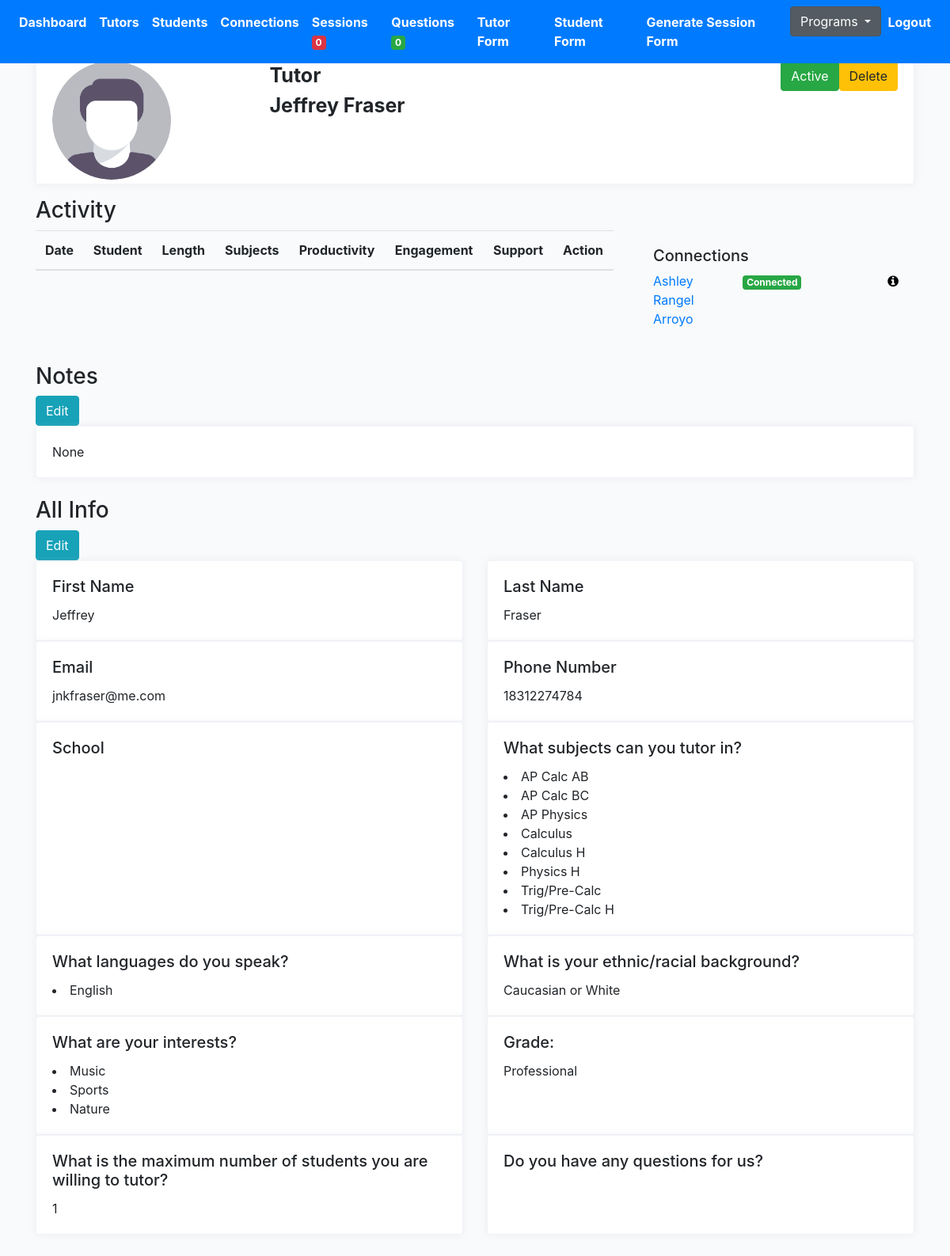
/tutoring/jeffrey-fraser-6319087b/profile-detail (signed in), run on the app's committed database.
### profiles/models.py (models this page shows, shortened)
class Profile(models.Model):
    role = models.CharField(max_length=200, choices=ROLE_CHOICES_PROFILE, null=True)
    avatar = models.ImageField(default='avatar.png', upload_to='avatars/')
    first_name = models.CharField(max_length=200, blank=True)
    last_name = models.CharField(max_length=200, blank=True)
    email = models.EmailField(max_length=200, blank=True)
    student_grade = models.CharField(null=True, blank=True, max_length=200, choices=STUDENT_GRADE_CHOICES)
    grade = models.CharField(null=True, blank=True, max_length=200, choices=GRADE_CHOICES)
    academic_advisor = models.ForeignKey(Academicadvisor, null=True, blank=True, on_delete=models.CASCADE, related_name='academic_advisor')
    academic_advisor_email = models.EmailField(max_length=200, blank=True)
    subjects = models.ManyToManyField(Subject, blank=True, related_name='subjects')
    school = models.CharField(max_length=200, blank=True)
    friends = models.ManyToManyField("self", blank=True, related_name='testfriends')
    updated = models.DateTimeField(auto_now=True)
    created = models.DateTimeField(auto_now_add=True)
    slug = models.SlugField(unique=True, blank=True)
    flag = models.BooleanField(default=False)
    parent1_first_name = models.CharField(max_length=200, blank=True)
    parent1_last_name = models.CharField(max_length=200, blank=True)
    parent1_phone = models.CharField(max_length=200, blank=True)
    parent1_email = models.EmailField(max_length=200, blank=True)
    student_capacity = models.IntegerField(null=True, blank=True)
    phone = models.CharField(max_length=200, blank=True)
    question = models.TextField(null=True, blank=True, max_length=1000)
    languages = models.ManyToManyField(Language, blank=True, related_name='subjects')
    comfortable_share_phone = models.BooleanField(default=False)
    permission_share_grade = models.BooleanField(default=False)
    optional_school_loop_profile_link = models.TextField(null=True, blank=True, max_length=500)
    optional_school_loop_username = models.TextField(null=True, blank=True, max_length=500)
    optional_school_loop_password = models.TextField(null=True, blank=True, max_length=500)
    parent_languages = models.CharField(null=True, blank=True, max_length=200, choices=LANGUAGE_CHOICES)
    age = models.IntegerField(null=True, blank=True)
    ethnic = models.CharField(null=True, blank=True, max_length=200, choices=ETHNIC_CHOICES)
    note = models.TextField(null=True, blank=True, max_length=1000)
    interest = models.ManyToManyField(Interest, blank=True, related_name='interest')
    check = models.CharField(null=True, blank=True, max_length=200, choices=YES_NO)
    status = models.CharField(null=True, blank=True, max_length=200, choices=PROFILE_STATUS, default='active')
    connect_virtual = models.BooleanField(default=False)
    def get_absolute_url(self):
        return reverse("profiles:profile-detail-view", kwargs={"slug": self.slug})
    def get_subjects(self):
        return self.subjects.all()
    def get_languages(self):
        return self.languages.all()
    def get_tutor_connections(self):
        return self.tutor.filter()
    def get_interests(self):
        return self.interest.all()
    __initial_first_name = None
    __initial_last_name = None
    def __init__(self, *args, **kwargs):
        super().__init__(*args, **kwargs)
        self.__initial_first_name = self.first_name
        self.__initial_last_name = self.last_name

class Connection(models.Model):
    created = models.DateTimeField(auto_now_add=True)
    student = models.ForeignKey(Profile, on_delete=models.CASCADE, related_name='student')
    tutor = models.ForeignKey(Profile, on_delete=models.CASCADE, related_name='tutor')
    status = models.CharField(max_length=200, choices=STATUS_CHOICES)
    updated = models.DateTimeField(auto_now=True)
    flag = models.BooleanField(default=False)
    note = models.TextField(null=True, blank=True, max_length=1000)
    def get_absolute_url(self):
        return reverse("profiles:connection-detail-view", kwargs={"pk": self.pk})

class Subject(models.Model):
    name = models.CharField(max_length=200, blank=True)
    def __str__(self):
        return self.name

class Language(models.Model):
    name = models.CharField(max_length=200, blank=True)
    def __str__(self):
        return self.name

class Interest(models.Model):
    name = models.CharField(max_length=200, blank=True)
    def __str__(self):
        return self.name

### profiles/views.py (the view)
# urls.py: path('<slug>/profile-detail', ProfileDetailView.as_view(), name='profile-detail-view'),
@method_decorator(login_required, name='dispatch')
@method_decorator(allowed_users(allowed_roles=['tutor', 'admin']), name='dispatch')
class ProfileDetailView(DetailView):
    model = Profile
    template_name = 'tutor/profile-detail.html'
    def get_object(self):
        slug = self.kwargs.get('slug')
        profile = Profile.objects.get(slug=slug)
        return profile
    def get_context_data(self, **kwargs):
        context = super().get_context_data(**kwargs)
        slug = self.kwargs.get('slug')
        profile = Profile.objects.get(slug=slug)
        sessions = Session.objects.filter(submit_status=True).filter(Q(connection__tutor=profile) | Q(connection__student=profile))
        sessions_ = []
        for item in sessions:
            sessions_.append(item)
        context["sessions"] = sessions_
        return context

### templates/tutor/profile-detail.html (shortened to what this page needs)
{% extends 'base.html' %}
{% load static %}
{% block stylesheet %}{% static '/css/profile.css' %}{% endblock %}
{% block content %}
<div class="profile-page tx-13">
    <div class="row">
        <div class="col-12 grid-margin">
            <div class="profile-header">
                <div class="header-links">
                    <div class="container header">
                        <div class="row">
                            <div class="col-3 name-btn">
                                <img class="profile-pic" src="{{profile.avatar.url}}" alt="profile">
                            </div>
                            <div class="col-3">
                                <div style="font-size:25px; font-weight:bold" class="profile-name">
                                    {{profile.role|title }}</div>
                                <div style="font-size:25px; font-weight:bold" class="profile-name">
                                    {{profile.first_name}}
                                    {{profile.last_name}}</div>
                            </div>
                            <div class="col-3">
                            </div>
                            <div class="col-3">
                                {% if profile.role == 'tutor' %}
                                <a href="{% url 'profiles:tutor-profile-delete' profile.id %}"><button type="submit"
                                        class="btn btn-warning pull-right">Delete</button></a>
                                    {% else %}
                                    <a href="{% url 'profiles:student-profile-delete' profile.id %}"><button
                                            type="submit" class="btn btn-warning pull-right">Delete</button></a>
                                        {% endif %}
                                        <form action="{% url 'profiles:change-status-tutor' %}" method="POST"
                                            class='status-form' id='{{profile.id}}'>
                                            <div class='status-button'>
                                                {% if profile.status == 'active' %}
                                                <button type="submit" class="btn btn-success pull-right">Active</button>
                                                {% else %}
                                                <button type="submit"
                                                    class="btn btn-danger pull-right">Deactivated</button>
                                                {% endif %}
                                            </div>
                                        </form>
                            </div>
                        </div>
                    </div>
                </div>
            </div>
        </div>
    </div>
</div>
<h3>Activity</h3>
<div class="row">
    <div class="col-8 table-responsive-lg">
        <table class="table">
            <thead>
                <tr>
                    <th scope="col">Date</th>
                    <th scope="col">{% if profile.role == 'student' %}Tutor{% else %}Student{% endif %}</th>
                    <th scope="col">Length</th>
                    <th scope="col">Subjects</th>
                    <th scope="col">Productivity</th>
                    <th scope="col">Engagement</th>
                    <th scope="col">Support</th>
                    <th scope="col">Action</th>
                </tr>
            </thead>
        </table>
    </div>
    <div class="col-4">
        <div class="card-body">
            <h5>Connections</h5>
            {% if profile.role == 'tutor' %}
            {% for connection in profile.get_tutor_connections %}
            <div class="row">
                <div class="col"><a href="{{connection.student.get_absolute_url}}">{{connection.student.first_name}}
                        {{connection.student.last_name}}</a></div>
                {% if connection.status == 'connected' %}
                <div class="col"><span class="badge badge-success">Connected</div>
                {% elif connection.status == 'disconnected' %}
                <div class="col"><span class="badge badge-danger">Disconnected</div>
                {% elif connection.status == 'inactive' %}
                <div class="col"><span class="badge badge-warning">Inactive</div>
                {% endif %}
                <div class="col" style="text-align: right;"><a href="{{connection.get_absolute_url}}"><i
                            class="fa fa-info-circle" style="color:black"></i></a></div>
            </div>
            {% endfor %}
            {% endif %}
        </div>
    </div>
</div>
<h3>Notes</h3>
<a href="{% url 'profiles:profile-note-update-profile' profile.slug %}"><button type="submit"
        class="btn btn-info">Edit</button></a>
<div class="row">
    <div class="col-sm-12">
        <div class="card h-100">
            <div class="card-body">
                <p class="card-text">{{profile.note}}</p>
            </div>
        </div>
    </div>
</div>
<h3>All Info</h3>
{% if profile.role == 'tutor' %}
<a href="{% url 'profiles:tutor-update-profile' profile.slug %}"><button type="submit"
        class="btn btn-info">Edit</button></a>
<div class="row">
    <div class="col-sm-6">
        <div class="card h-100">
            <div class="card-body">
                <h5 class="card-title">First Name</h5>
                <p class="card-text">{{profile.first_name}}</p>
            </div>
        </div>
    </div>
    <div class="col-sm-6">
        <div class="card h-100">
            <div class="card-body">
                <h5 class="card-title">Last Name</h5>
                <p class="card-text">{{profile.last_name}}</p>
            </div>
        </div>
    </div>
</div>
<div class="row">
    <div class="col-sm-6">
        <div class="card h-100">
            <div class="card-body">
                <h5 class="card-title">Email</h5>
                <p class="card-text">{{profile.email}}</p>
            </div>
        </div>
    </div>
    <div class="col-sm-6">
        <div class="card h-100">
            <div class="card-body">
                <h5 class="card-title">Phone Number</h5>
                <p class="card-text">{{profile.phone}}</p>
            </div>
        </div>
    </div>
</div>
<div class="row">
    <div class="col-sm-6">
        <div class="card h-100">
            <div class="card-body">
                <h5 class="card-title">School</h5>
            </div>
        </div>
    </div>
    <div class="col-sm-6">
        <div class="card h-100">
            <div class="card-body">
                <h5 class="card-title">What subjects can you tutor in? </h5>
                {% for subject in profile.get_subjects %}
                <li>{{subject}}</li>
                {% endfor %}
            </div>
        </div>
    </div>
</div>
<div class="row">
    <div class="col-sm-6">
        <div class="card h-100">
            <div class="card-body">
                <h5 class="card-title">What languages do you speak? </h5>
                {% for language in profile.get_languages %}
                <li>{{language}}</li>
                {% endfor %}
            </div>
        </div>
    </div>
    <div class="col-sm-6">
        <div class="card h-100">
            <div class="card-body">
                <h5 class="card-title">What is your ethnic/racial background?</h5>
                <p class="card-text">{{profile.ethnic}}</p>
            </div>
        </div>
    </div>
</div>
<div class="row">
    <div class="col-sm-6">
        <div class="card h-100">
            <div class="card-body">
                <h5 class="card-title">What are your interests?</h5>
                {% for interest in profile.get_interests %}
                <li>{{interest}}</li>
                {% endfor %}
            </div>
        </div>
    </div>
    <div class="col-sm-6">
        <div class="card h-100">
            <div class="card-body">
                <h5 class="card-title">Grade:</h5>
                <p class="card-text">{{profile.grade}}</p>
            </div>
        </div>
    </div>
</div>
<div class="row">
    <div class="col-sm-6">
        <div class="card h-100">
            <div class="card-body">
                <h5 class="card-title">What is the maximum number of students you are willing to tutor?</h5>
                <p class="card-text">{{profile.student_capacity}}</p>
            </div>
        </div>
    </div>
    <div class="col-sm-6">
        <div class="card h-100">
            <div class="card-body">
                <h5 class="card-title">Do you have any questions for us? </h5>
            </div>
        </div>
    </div>
</div>
{% endif %}
{% endblock content %}

### data on the page
Profile: avatar (placeholder picture), role "Tutor", first_name "Jeffrey", last_name "Fraser", note "None", email "jnkfraser@me.com", phone "18312274784", ethnic "Caucasian or White", grade "Professional", student_capacity "1"
Connection: student.first_name "Ashley", student.last_name "Rangel Arroyo", status "Connected"
Subject: name "AP Calc AB"
Subject: name "AP Calc BC"
Subject: name "AP Physics"
Subject: name "Calculus"
Subject: name "Calculus H"
Subject: name "Physics H"
Subject: name "Trig/Pre-Calc"
Subject: name "Trig/Pre-Calc H"
Language: name "English"
Interest: name "Music"
Interest: name "Sports"
Interest: name "Nature"

### other printed values
{{ high_school_session_flag_num }} "0"
{{ high_school_unanswered_question_num }} "0"
